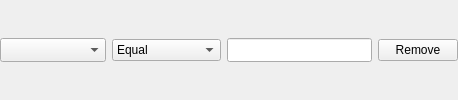
<?xml version="1.0" encoding="UTF-8"?>
<ui version="4.0">
  <class>QSOFilterRule</class>
  <widget class="QWidget" name="QSOFilterRule">
    <property name="sizePolicy">
      <sizepolicy hsizetype="Preferred" vsizetype="Fixed">
        <horstretch>0</horstretch>
        <verstretch>0</verstretch>
      </sizepolicy>
    </property>
    <layout class="QHBoxLayout" name="conditionLayout" stretch="2,1,2,0">
      <property name="leftMargin">
        <number>0</number>
      </property>
      <property name="topMargin">
        <number>0</number>
      </property>
      <property name="rightMargin">
        <number>0</number>
      </property>
      <property name="bottomMargin">
        <number>0</number>
      </property>
      <item>
        <widget class="LogbookFieldComboBox" name="fieldNameCombo">
          <property name="sizePolicy">
            <sizepolicy hsizetype="Preferred" vsizetype="Fixed">
              <horstretch>0</horstretch>
              <verstretch>0</verstretch>
            </sizepolicy>
          </property>
          <property name="sizeAdjustPolicy">
            <enum>QComboBox::AdjustToMinimumContentsLengthWithIcon</enum>
          </property>
          <property name="minimumContentsLength">
            <number>7</number>
          </property>
        </widget>
      </item>
      <item>
        <widget class="QComboBox" name="conditionCombo">
          <property name="sizePolicy">
            <sizepolicy hsizetype="Minimum" vsizetype="Fixed">
              <horstretch>0</horstretch>
              <verstretch>0</verstretch>
            </sizepolicy>
          </property>
          <property name="sizeAdjustPolicy">
            <enum>QComboBox::AdjustToContents</enum>
          </property>
          <item>
            <property name="text">
              <string>Equal</string>
            </property>
          </item>
          <item>
            <property name="text">
              <string>Not Equal</string>
            </property>
          </item>
          <item>
            <property name="text">
              <string>Contains</string>
            </property>
          </item>
          <item>
            <property name="text">
              <string>Not Contains</string>
            </property>
          </item>
          <item>
            <property name="text">
              <string>Greater Than</string>
            </property>
          </item>
          <item>
            <property name="text">
              <string>Less Than</string>
            </property>
          </item>
          <item>
            <property name="text">
              <string>Starts with</string>
            </property>
          </item>
          <item>
            <property name="text">
              <string>RegExp</string>
            </property>
          </item>
          <item>
            <property name="text">
              <string>In period</string>
            </property>
          </item>
          <item>
            <property name="text">
              <string>Outside period</string>
            </property>
          </item>
          <item>
            <property name="text">
              <string>Before period</string>
            </property>
          </item>
          <item>
            <property name="text">
              <string>After period</string>
            </property>
          </item>
        </widget>
      </item>
      <item>
        <widget class="QStackedWidget" name="stackedValueEdit">
          <property name="sizePolicy">
            <sizepolicy hsizetype="Preferred" vsizetype="Fixed">
              <horstretch>0</horstretch>
              <verstretch>0</verstretch>
            </sizepolicy>
          </property>
          <widget class="QLineEdit" name="valueLineEdit"/>
          <widget class="QComboBox" name="countryCombo">
            <property name="sizePolicy">
              <sizepolicy hsizetype="Preferred" vsizetype="Fixed">
                <horstretch>0</horstretch>
                <verstretch>0</verstretch>
              </sizepolicy>
            </property>
            <property name="editable">
              <bool>true</bool>
            </property>
            <property name="insertPolicy">
              <enum>QComboBox::NoInsert</enum>
            </property>
            <property name="sizeAdjustPolicy">
              <enum>QComboBox::AdjustToContents</enum>
            </property>
          </widget>
          <widget class="QComboBox" name="countryAsciiCombo">
            <property name="sizePolicy">
              <sizepolicy hsizetype="Preferred" vsizetype="Fixed">
                <horstretch>0</horstretch>
                <verstretch>0</verstretch>
              </sizepolicy>
            </property>
            <property name="editable">
              <bool>true</bool>
            </property>
            <property name="insertPolicy">
              <enum>QComboBox::NoInsert</enum>
            </property>
            <property name="sizeAdjustPolicy">
              <enum>QComboBox::AdjustToContents</enum>
            </property>
          </widget>
          <widget class="QDateEdit" name="valueDateEdit">
            <property name="focusPolicy">
              <enum>Qt::ClickFocus</enum>
            </property>
            <property name="calendarPopup">
              <bool>true</bool>
            </property>
          </widget>
          <widget class="QDateTimeEdit" name="valueDateTimeEdit">
            <property name="focusPolicy">
              <enum>Qt::ClickFocus</enum>
            </property>
            <property name="calendarPopup">
              <bool>true</bool>
            </property>
          </widget>
          <widget class="QComboBox" name="qslSentCombo">
            <property name="sizePolicy">
              <sizepolicy hsizetype="Preferred" vsizetype="Fixed">
                <horstretch>0</horstretch>
                <verstretch>0</verstretch>
              </sizepolicy>
            </property>
            <property name="sizeAdjustPolicy">
              <enum>QComboBox::AdjustToMinimumContentsLengthWithIcon</enum>
            </property>
            <property name="minimumContentsLength">
              <number>7</number>
            </property>
          </widget>
          <widget class="QComboBox" name="qslSentViaCombo">
            <property name="sizePolicy">
              <sizepolicy hsizetype="Preferred" vsizetype="Fixed">
                <horstretch>0</horstretch>
                <verstretch>0</verstretch>
              </sizepolicy>
            </property>
            <property name="sizeAdjustPolicy">
              <enum>QComboBox::AdjustToMinimumContentsLengthWithIcon</enum>
            </property>
            <property name="minimumContentsLength">
              <number>7</number>
            </property>
          </widget>
          <widget class="QComboBox" name="qslRcvdCombo">
            <property name="sizePolicy">
              <sizepolicy hsizetype="Preferred" vsizetype="Fixed">
                <horstretch>0</horstretch>
                <verstretch>0</verstretch>
              </sizepolicy>
            </property>
            <property name="sizeAdjustPolicy">
              <enum>QComboBox::AdjustToMinimumContentsLengthWithIcon</enum>
            </property>
            <property name="minimumContentsLength">
              <number>7</number>
            </property>
          </widget>
          <widget class="QComboBox" name="uploadStatusCombo">
            <property name="sizePolicy">
              <sizepolicy hsizetype="Preferred" vsizetype="Fixed">
                <horstretch>0</horstretch>
                <verstretch>0</verstretch>
              </sizepolicy>
            </property>
            <property name="sizeAdjustPolicy">
              <enum>QComboBox::AdjustToMinimumContentsLengthWithIcon</enum>
            </property>
            <property name="minimumContentsLength">
              <number>7</number>
            </property>
          </widget>
          <widget class="QComboBox" name="antPathCombo">
            <property name="sizePolicy">
              <sizepolicy hsizetype="Preferred" vsizetype="Fixed">
                <horstretch>0</horstretch>
                <verstretch>0</verstretch>
              </sizepolicy>
            </property>
            <property name="sizeAdjustPolicy">
              <enum>QComboBox::AdjustToMinimumContentsLengthWithIcon</enum>
            </property>
            <property name="minimumContentsLength">
              <number>7</number>
            </property>
          </widget>
          <widget class="QComboBox" name="boolCombo">
            <property name="sizePolicy">
              <sizepolicy hsizetype="Preferred" vsizetype="Fixed">
                <horstretch>0</horstretch>
                <verstretch>0</verstretch>
              </sizepolicy>
            </property>
            <property name="sizeAdjustPolicy">
              <enum>QComboBox::AdjustToMinimumContentsLengthWithIcon</enum>
            </property>
            <property name="minimumContentsLength">
              <number>7</number>
            </property>
          </widget>
          <widget class="QComboBox" name="qsoCompleteCombo">
            <property name="sizePolicy">
              <sizepolicy hsizetype="Preferred" vsizetype="Fixed">
                <horstretch>0</horstretch>
                <verstretch>0</verstretch>
              </sizepolicy>
            </property>
            <property name="sizeAdjustPolicy">
              <enum>QComboBox::AdjustToMinimumContentsLengthWithIcon</enum>
            </property>
            <property name="minimumContentsLength">
              <number>7</number>
            </property>
          </widget>
          <widget class="QComboBox" name="downloadStatusCombo">
            <property name="sizePolicy">
              <sizepolicy hsizetype="Preferred" vsizetype="Fixed">
                <horstretch>0</horstretch>
                <verstretch>0</verstretch>
              </sizepolicy>
            </property>
            <property name="sizeAdjustPolicy">
              <enum>QComboBox::AdjustToMinimumContentsLengthWithIcon</enum>
            </property>
            <property name="minimumContentsLength">
              <number>7</number>
            </property>
          </widget>
          <widget class="QComboBox" name="morseKeyTypeCombo">
            <property name="sizePolicy">
              <sizepolicy hsizetype="Preferred" vsizetype="Fixed">
                <horstretch>0</horstretch>
                <verstretch>0</verstretch>
              </sizepolicy>
            </property>
            <property name="sizeAdjustPolicy">
              <enum>QComboBox::AdjustToMinimumContentsLengthWithIcon</enum>
            </property>
            <property name="minimumContentsLength">
              <number>7</number>
            </property>
          </widget>
          <widget class="QComboBox" name="eqslAgCombo">
            <property name="sizePolicy">
              <sizepolicy hsizetype="Preferred" vsizetype="Fixed">
                <horstretch>0</horstretch>
                <verstretch>0</verstretch>
              </sizepolicy>
            </property>
            <property name="sizeAdjustPolicy">
              <enum>QComboBox::AdjustToMinimumContentsLengthWithIcon</enum>
            </property>
            <property name="minimumContentsLength">
              <number>7</number>
            </property>
          </widget>
        </widget>
      </item>
      <item>
        <widget class="QPushButton" name="removeButton">
          <property name="text">
            <string>Remove</string>
          </property>
        </widget>
      </item>
    </layout>
  </widget>
  <customwidgets>
    <customwidget>
      <class>LogbookFieldComboBox</class>
      <extends>QComboBox</extends>
      <header>ui/component/LogbookFieldComboBox.h</header>
    </customwidget>
  </customwidgets>
  <resources/>
  <connections/>
</ui>
